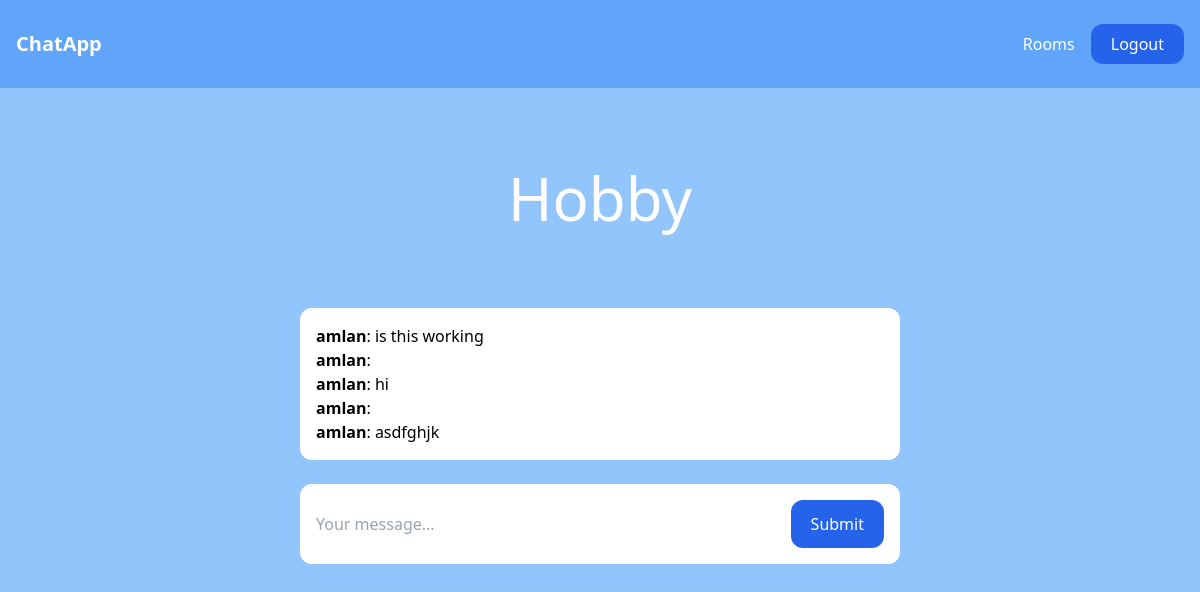
Page /rooms/hobby/ (signed in) on the committed database.
### room/models.py (models this page shows)
class Room(models.Model):
    name= models.CharField(max_length=255)
    slug= models.SlugField(unique=True)

class Messages(models.Model):
    room= models.ForeignKey(Room, related_name='messages', on_delete=models.CASCADE)
    user= models.ForeignKey(User, related_name='messages', on_delete=models.CASCADE)
    content= models.TextField()
    date_added= models.DateTimeField(auto_now_add=True)
    class Meta:
        ordering= ('date_added',)

### room/views.py (the view)
# urls.py: path('rooms/', include('room.urls')),
@login_required
def room(request, slug):
    room = Room.objects.get(slug=slug)
    messages = Messages.objects.filter(room=room)[0:25]
    return render(request, 'room/room.html', {'room': room, 'messages': messages})

### room/templates/room/room.html (shortened to what this page needs)
{% extends 'core/base.html' %}
{% block content %}
<div class="p-10 lg:p-20 text-center">
    <h1 class="text-3xl lg:text-6xl text-white">{{ room.name }}</h1>
</div>
<div class="lg:w-2/4 mx-4 lg:mx-auto p-4 bg-white rounded-xl">
    <div class="chat-messages space-y-3" id="chat-messages">
        {% for m in messages %}<b>{{ m.user.username }}</b>: {{ m.content }}<br>{% endfor %}
    </div>
</div>
<div class="lg:w-2/4 mt-6 mx-4 lg:mx-auto p-4 bg-white rounded-xl">
    <form method="post" action="." class="flex">
        <input type="text" name="content" class="flex-1 mr-3" placeholder="Your message..." id="chat-message-input">
        <button
            class="px-5 py-3 rounded-xl text-white bg-blue-600 hover:bg-blue-700"
            id="chat-message-submit"
        >Submit</button>
    </form>
</div>
{% endblock %}

### rows in the picture
Room: name "Hobby"
Messages: user.username "amlan", content "is this working"
Messages: user.username "amlan"
Messages: user.username "amlan", content "hi"
Messages: user.username "amlan"
Messages: user.username "amlan", content "asdfghjk"
